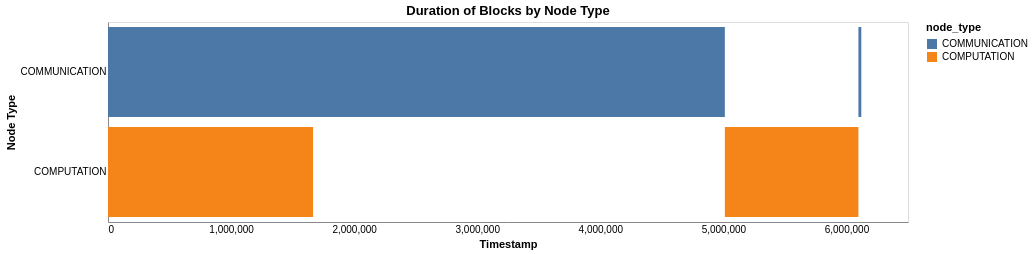
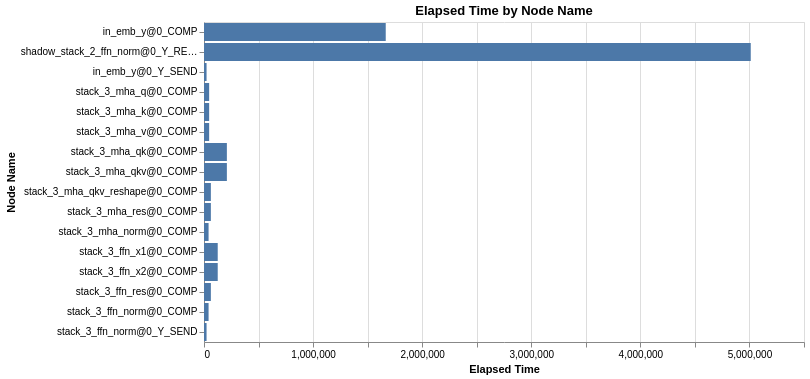

Write notebook code for charts like these, in order.
### Markdown cell above
# T5 Small 2D Torus

### Code cell
df = pd.read_csv("results/T5_Small/2D_Torus/16_1_1_4_0.csv")
df = get_timings_df(df) #.assign(node_type=lambda d: d["node_type"].map(lambda x: node_types[x]))
df_0 = df.query("sys_id == 0")
df_0_comp = pd.DataFrame.from_dict(get_overlapped_blocks(df_0.query("node_type == 4"))).assign(
    node_type="COMPUTATION"
)
df_0_comm = pd.DataFrame.from_dict(get_overlapped_blocks(df_0.query("node_type in (5, 6, 7)"))).assign(
    node_type="COMMUNICATION"
)
df_0_blocks = pd.concat([df_0_comp, df_0_comm])
display(plot_overlapped_blocks(df_0_blocks))
display(plot_elapsed_times(df))

### Figure 1 — Vega-Lite specification as saved in the notebook (floating-point values rounded to 4 significant figures)
{"config": {"view": {"continuousWidth": 300, "continuousHeight": 300}, "axis": {"grid": false, "ticks": false}}, "data": {"name": "data-d72926fbe4e71113623b63d95868b676"}, "mark": {"type": "bar"}, "encoding": {"color": {"field": "node_type", "type": "nominal"}, "x": {"field": "start", "title": "Timestamp", "type": "quantitative"}, "x2": {"field": "end"}, "y": {"field": "node_type", "title": "Node Type", "type": "nominal"}}, "height": 200, "params": [{"name": "param_3", "select": {"type": "interval", "encodings": ["x", "y"]}, "bind": "scales"}], "title": "Duration of Blocks by Node Type", "width": 800, "$schema": "https://vega.github.io/schema/vega-lite/v5.20.1.json", "datasets": {"data-d72926fbe4e71113623b63d95868b676": [{"start": 0, "end": 1665925, "node_type": "COMPUTATION"}, {"start": 5011862, "end": 6097133, "node_type": "COMPUTATION"}, {"start": 0, "end": 5011862, "node_type": "COMMUNICATION"}, {"start": 6097133, "end": 6120664, "node_type": "COMMUNICATION"}]}}

### Figure 2 — Vega-Lite specification as saved in the notebook (floating-point values rounded to 4 significant figures)
{"config": {"view": {"continuousWidth": 300, "continuousHeight": 300}, "axis": {"labelFontSize": 10}}, "data": {"name": "data-b1494a321b452c865b1cc1ed9d74191f"}, "mark": {"type": "bar"}, "encoding": {"tooltip": [{"field": "node_name", "type": "nominal"}, {"field": "elapsed_time", "type": "quantitative"}, {"field": "tick_issue", "type": "quantitative"}], "x": {"field": "elapsed_time", "title": "Elapsed Time", "type": "quantitative"}, "y": {"field": "node_name", "sort": {"field": "tick_issue", "order": "ascending"}, "title": "Node Name", "type": "nominal"}}, "height": 320, "params": [{"name": "param_4", "select": {"type": "interval", "encodings": ["x", "y"]}, "bind": "scales"}], "title": "Elapsed Time by Node Name", "width": 600, "$schema": "https://vega.github.io/schema/vega-lite/v5.20.1.json", "datasets": {"data-b1494a321b452c865b1cc1ed9d74191f": [{"sys_id": 0, "tick_issue": 0, "node_id": 3, "node_name": "in_emb_y@0_COMP", "node_type": 4, "tick_callback": 1665925, "elapsed_time": 1665925}, {"sys_id": 0, "tick_issue": 0, "node_id": 5890, "node_name": "shadow_stack_2_ffn_norm@0_Y_RECV", "node_type": 6, "tick_callback": 5011862, "elapsed_time": 5011862}, {"sys_id": 0, "tick_issue": 1665925, "node_id": 6049, "node_name": "in_emb_y@0_Y_SEND", "node_type": 5, "tick_callback": 1689456, "elapsed_time": 23531}, {"sys_id": 0, "tick_issue": 5011862, "node_id": 11, "node_name": "stack_3_mha_q@0_COMP", "node_type": 4, "tick_callback": 5059047, "elapsed_time": 47185}, {"sys_id": 0, "tick_issue": 5059047, "node_id": 12, "node_name": "stack_3_mha_k@0_COMP", "node_type": 4, "tick_callback": 5106232, "elapsed_time": 47185}, {"sys_id": 0, "tick_issue": 5106232, "node_id": 13, "node_name": "stack_3_mha_v@0_COMP", "node_type": 4, "tick_callback": 5153417, "elapsed_time": 47185}, {"sys_id": 0, "tick_issue": 5153417, "node_id": 14, "node_name": "stack_3_mha_qk@0_COMP", "node_type": 4, "tick_callback": 5363132, "elapsed_time": 209715}, {"sys_id": 0, "tick_issue": 5363132, "node_id": 15, "node_name": "stack_3_mha_qkv@0_COMP", "node_type": 4, "tick_callback": 5572847, "elapsed_time": 209715}, {"sys_id": 0, "tick_issue": 5572847, "node_id": 16, "node_name": "stack_3_mha_qkv_reshape@0_COMP", "node_type": 4, "tick_callback": 5635761, "elapsed_time": 62914}, {"sys_id": 0, "tick_issue": 5635761, "node_id": 17, "node_name": "stack_3_mha_res@0_COMP", "node_type": 4, "tick_callback": 5698675, "elapsed_time": 62914}, {"sys_id": 0, "tick_issue": 5698675, "node_id": 18, "node_name": "stack_3_mha_norm@0_COMP", "node_type": 4, "tick_callback": 5740618, "elapsed_time": 41943}, {"sys_id": 0, "tick_issue": 5740618, "node_id": 39, "node_name": "stack_3_ffn_x1@0_COMP", "node_type": 4, "tick_callback": 5866447, "elapsed_time": 125829}, {"sys_id": 0, "tick_issue": 5866447, "node_id": 41, "node_name": "stack_3_ffn_x2@0_COMP", "node_type": 4, "tick_callback": 5992276, "elapsed_time": 125829}, {"sys_id": 0, "tick_issue": 5992276, "node_id": 42, "node_name": "stack_3_ffn_res@0_COMP", "node_type": 4, "tick_callback": 6055190, "elapsed_time": 62914}, {"sys_id": 0, "tick_issue": 6055190, "node_id": 43, "node_name": "stack_3_ffn_norm@0_COMP", "node_type": 4, "tick_callback": 6097133, "elapsed_time": 41943}, {"sys_id": 0, "tick_issue": 6097133, "node_id": 6113, "node_name": "stack_3_ffn_norm@0_Y_SEND", "node_type": 5, "tick_callback": 6120664, "elapsed_time": 23531}]}}
